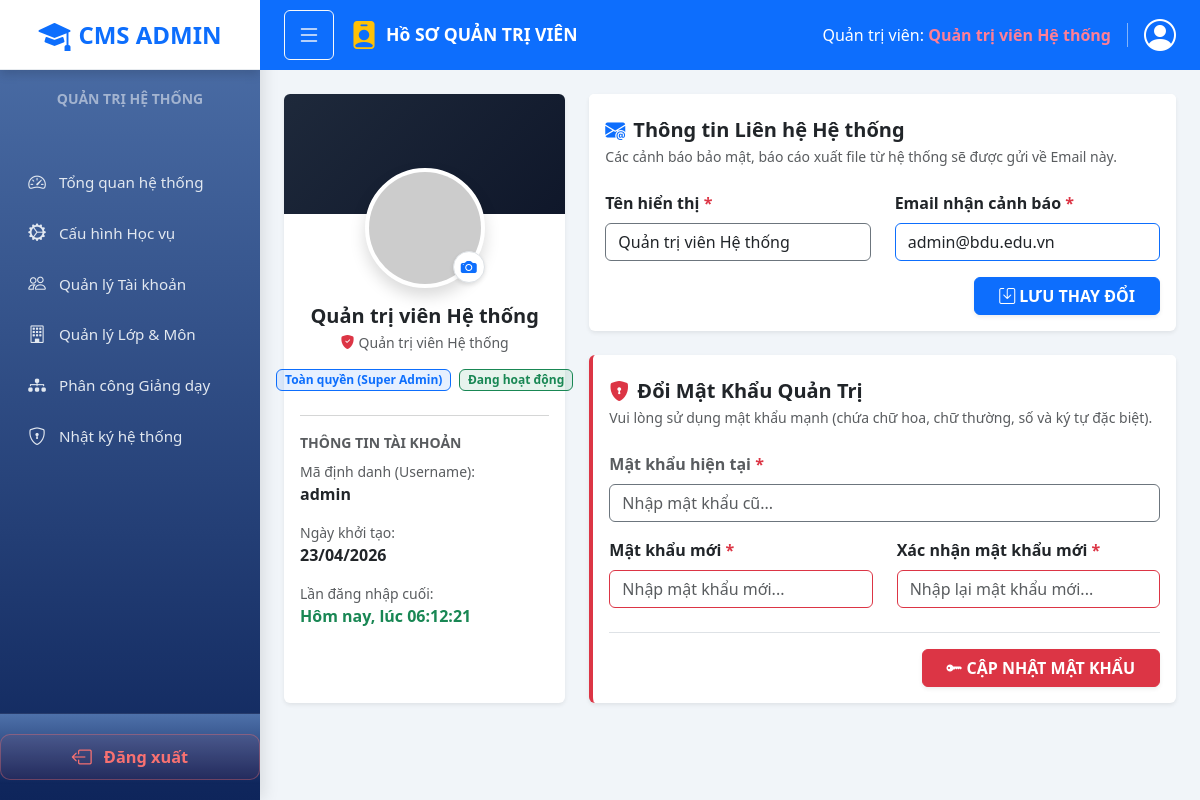
/views/admin/admin-profile.php (signed in), run on an earlier commit of the app's database.
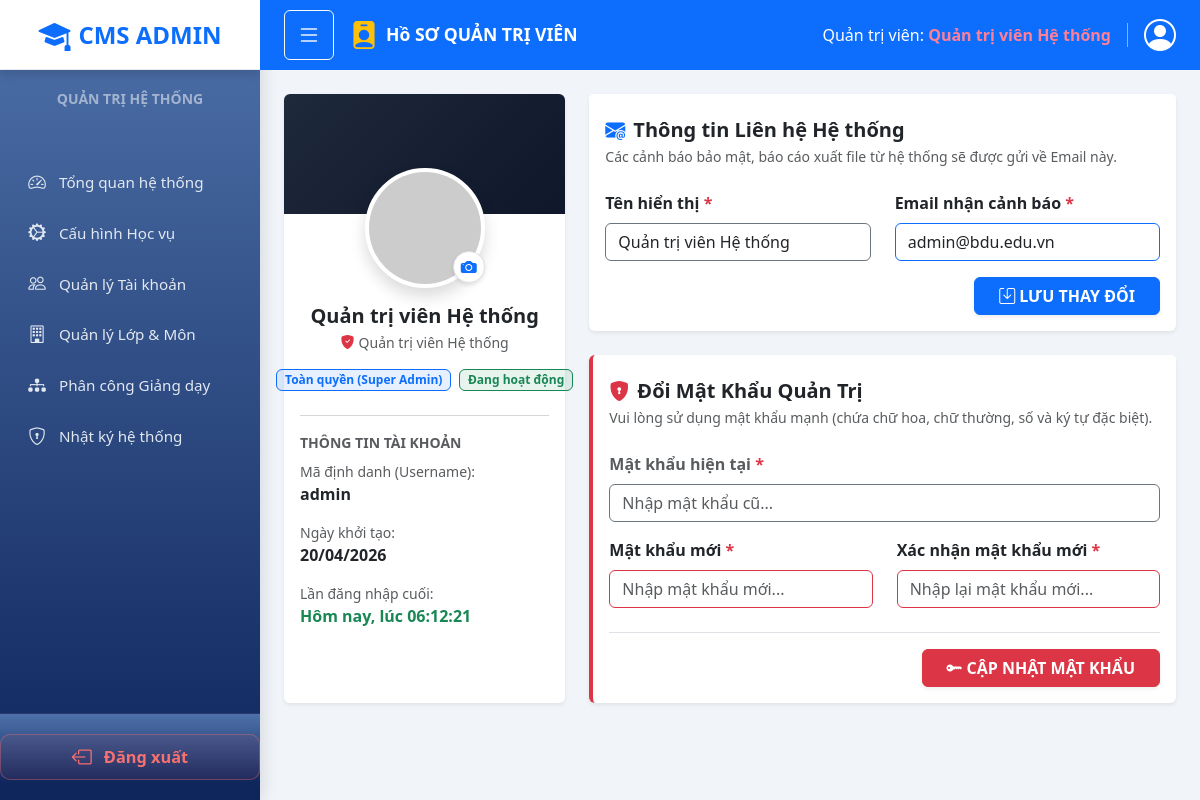
And on a later commit of the database.
### tables this page shows
CREATE TABLE `users` (
  `id` int(11) NOT NULL AUTO_INCREMENT,
  `username` varchar(50) DEFAULT NULL,
  `password` varchar(255) DEFAULT NULL,
  `full_name` varchar(100) DEFAULT NULL,
  `email` varchar(100) NOT NULL,
  `google_id` varchar(255) DEFAULT NULL,
  `role` enum('student','bcs','teacher','support_admin','admin') DEFAULT 'student',
  `secondary_role` enum('student','bcs','teacher','admin') DEFAULT NULL,
  `is_active` tinyint(1) DEFAULT 1 COMMENT '1: Hoạt động, 0: Bị khóa',
  `position` varchar(100) DEFAULT NULL COMMENT 'Chức vụ (BCS): Lớp trưởng, Lớp phó',
  `academic_title` varchar(50) DEFAULT NULL COMMENT 'Học hàm/học vị: GS, PGS, TS, ThS, CN...',
  `avatar` varchar(255) DEFAULT NULL,
  `birth_date` date DEFAULT NULL,
  `phone_number` varchar(20) DEFAULT NULL,
  `address` varchar(255) DEFAULT NULL,
  `created_at` timestamp NOT NULL DEFAULT current_timestamp(),
  PRIMARY KEY (`id`),
  UNIQUE KEY `email` (`email`)
);

### config/session.php (called while the page is built, shortened)
<?php
require_once __DIR__ . '/config.php';
function isLoggedIn() {
    return isset($_SESSION['user_id']) && isset($_SESSION['role']);
}
function getCurrentUser() {
    return [
        'id' => $_SESSION['user_id'] ?? null,
        'username' => $_SESSION['username'] ?? null,
        'full_name' => $_SESSION['full_name'] ?? null,
        'email' => $_SESSION['email'] ?? null,
        'role' => $_SESSION['role'] ?? null,
        'roles' => $_SESSION['roles'] ?? [$_SESSION['role'] ?? null],
        'avatar' => $_SESSION['avatar'] ?? null,
    ];
}

### config/config.php (called while the page is built, shortened)
<?php
function getDBConnection() {
    global $conn;
    if (!isset($conn) || $conn === false) {
        try {
            $conn = mysqli_connect(DB_HOST, DB_USER, DB_PASS, DB_NAME, DB_PORT);
        } catch (Throwable $e) {
            $safeHost = DB_HOST ?: '(empty-host)';
            throw new Exception("Lỗi kết nối database tới '{$safeHost}'. Vui lòng kiểm tra DB_HOST/DB_NAME/DB_USER/DB_PASS trong .env.local hoặc biến môi trường host. Chi tiết: " . $e->getMessage());
        }
        mysqli_set_charset($conn, "utf8mb4");
    }
    return $conn;
}
function e($string) {
    return htmlspecialchars($string ?? '', ENT_QUOTES, 'UTF-8');
}
function db_query($sql, $params = []) {
    $conn = getDBConnection();
    $stmt = mysqli_prepare($conn, $sql);
    if (!empty($params)) {
        $types = str_repeat('s', count($params));
        mysqli_stmt_bind_param($stmt, $types, ...$params);
    }
    $execResult = mysqli_stmt_execute($stmt);
    $trimmedSql = trim($sql);
    $isSelect = preg_match('/^\s*(SELECT|SHOW|DESCRIBE|EXPLAIN)\s/i', $trimmedSql);
    if ($isSelect) {
        $result = mysqli_stmt_get_result($stmt);
        return $result;
    }
}
function db_fetch_one($sql, $params = []) {
    $result = db_query($sql, $params);
    return mysqli_fetch_assoc($result) ?? null;
}

### config/helpers.php (called while the page is built, shortened)
<?php
function getAvatarUrl($avatar = null, $name = '', $size = 55) {
    $encodedName = urlencode((string) ($name ?? ''));
    return "https://ui-avatars.com/api/?name={$encodedName}&background=0d6efd&color=fff&size={$size}";
}
function formatDate($date, $format = 'd/m/Y') {
    $timestamp = is_string($date) ? strtotime($date) : $date;
    return date($format, $timestamp);
}

### views/admin/admin-profile.php (the view, shortened to what the changed rows need)
<?php
require_once __DIR__ . '/../../config/config.php';
require_once __DIR__ . '/../../config/session.php';
require_once __DIR__ . '/../../config/helpers.php';
$currentUser = getCurrentUser();
$user = db_fetch_one("SELECT * FROM users WHERE id = ?", [$_SESSION['user_id']]);
$avatarUrl = getAvatarUrl($user['avatar'] ?? null, $user['full_name'] ?? 'Admin', 200);
?>
<!DOCTYPE html>
<html lang="vi">
<head>
    <link href="https://cdn.jsdelivr.net/npm/bootstrap@5.3.0/dist/css/bootstrap.min.css" rel="stylesheet">
    <link href="https://cdn.jsdelivr.net/npm/bootstrap-icons@1.10.5/font/bootstrap-icons.css" rel="stylesheet">
    <link rel="stylesheet" href="../../public/css/style.css">
    <link rel="stylesheet" href="../../public/css/layout.css">
    <link rel="stylesheet" href="../../public/css/admin/admin-layout.css">
    <link rel="stylesheet" href="../../public/css/admin/admin-profile.css">
</head>
<body class="dashboard-body">
<div class="main-content admin-main-content" id="mainContent">
<?php
require_once __DIR__ . '/../../layouts/admin-topbar.php';
?>
    <div class="p-4">
        <div class="row g-4">
            <div class="col-lg-4">
                <div class="card shadow-sm border-0 h-100">
                    <div class="card-body text-center pt-0">
                        <div class="avatar-wrapper mb-3">
                            <img src="<?php echo e($avatarUrl); ?>" id="mainProfileAvatar" class="profile-avatar" alt="Admin Avatar">
                            <label for="avatarUploadInput" class="avatar-edit-btn" title="Thay đổi ảnh đại diện">
                            </label>
                        </div>
                        <h5 class="fw-bold text-dark mb-1"><?php echo e($user['full_name'] ?? 'Admin'); ?></h5>
                        <p class="text-muted small mb-3"><i class="bi bi-shield-fill-check text-danger me-1"></i>Quản trị viên Hệ thống</p>
                        <div class="d-flex justify-content-center gap-2 mb-4">
                            <span class="badge bg-primary bg-opacity-10 text-primary border border-primary">Toàn quyền (Super Admin)</span>
                            <span class="badge bg-success bg-opacity-10 text-success border border-success">Đang hoạt động</span>
                        </div>
                        <hr class="text-muted border-opacity-25">
                        <div class="text-start mt-3">
                            <p class="mb-2 text-muted small fw-bold">THÔNG TIN TÀI KHOẢN</p>
                            <div class="mb-3">
                                <small class="text-muted d-block">Mã định danh (Username):</small>
                                <span class="fw-bold text-dark"><?php echo e($user['username']); ?></span>
                            </div>
                            <div class="mb-3">
                                <small class="text-muted d-block">Ngày khởi tạo:</small>
                                <span class="fw-bold text-dark"><?php echo formatDate($user['created_at']); ?></span>
                            </div>
                            <div class="mb-0">
                            </div>
                        </div>
                    </div>
                </div>
            </div>
            <div class="col-lg-8">
                <div class="card shadow-sm border-0 mb-4">
                    <div class="card-body">
                        <form method="POST" action="" onsubmit="return handleUpdateProfile(event)">
                            <div class="row mb-3">
                                <div class="col-md-6">
                                    <label class="form-label fw-bold">Tên hiển thị <span class="text-danger">*</span></label>
                                    <input type="text" name="full_name" class="form-control border-secondary" value="<?php echo e($user['full_name'] ?? ''); ?>" required>
                                </div>
                                <div class="col-md-6 mt-3 mt-md-0">
                                    <label class="form-label fw-bold">Email nhận cảnh báo <span class="text-danger">*</span></label>
                                    <input type="email" name="email" class="form-control border-primary" value="<?php echo e($user['email'] ?? ''); ?>" required>
                                </div>
                            </div>
                        </form>
                    </div>
                </div>
            </div>
        </div>
    </div>
</div>
</body>
</html>

### layouts/admin-topbar.php (shortened to what the changed rows need)
<?php
$currentUser = $currentUser ?? [];
?>
<div class="top-navbar-admin d-flex justify-content-between align-items-center px-4 py-3">
    <div class="d-flex align-items-center text-white">
        <div class="text-end me-3 d-none d-sm-block border-end pe-3 border-light border-opacity-50">
            <div class="fs-6">Quản trị viên:
                <span class="fw-bold admin-operator-name">
                    <?= e($currentUser['full_name'] ?? 'Admin') ?>
                </span>
            </div>
        </div>
    </div>
</div>

What changed in the data, as far as the page shows it:
changed users "Quản trị viên Hệ thống": created_at "23/04/2026" → "20/04/2026"
